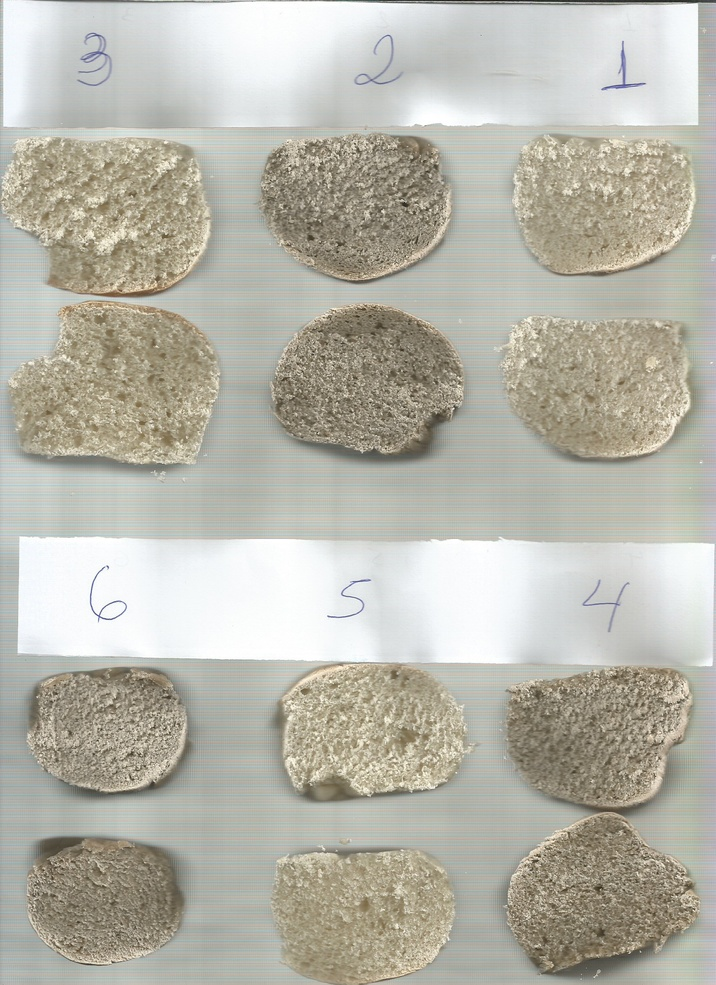
#> input picture models/aline_models/default-photos/aline_exp_img1.jpg, 716 x 985 px, shrunk from 1700 x 2338 before the run, found by its file name; its folder holds only this picture in this run
$ python auto.py
#> lines starting #> are read from the running program, lines starting #| are printed output that depends on the picture; after the words box and inside, x2 and y2 are one past the last pixel; in counts of white or black regions, pixels touching at a corner belong together
import os
import cv2
import matplotlib.pyplot as plt
import numpy as np
import csv

# Define the path to the models directory
models_path = './../models/aline_models/'

# Iterate over each experiment directory
for exp_dir in os.listdir(models_path):
    exp_path = os.path.join(models_path, exp_dir)

    # Check if it's a directory
    if os.path.isdir(exp_path):
        # Iterate over each image in the experiment directory
        for img_file in os.listdir(exp_path):
            img_path = os.path.join(exp_path, img_file)

            # Check if it's an image file
            if os.path.isfile(img_path) and img_file.lower().endswith(('.png', '.jpg', '.jpeg')):
                print(f"Processing image: {img_path}")

                # Read and prepare the image
                img = cv2.imread(img_path)
#> img is the input picture: shape (985, 716, 3); mean B, G, R 170.4, 181.5, 183
                gray = cv2.cvtColor(img, cv2.COLOR_BGR2GRAY)
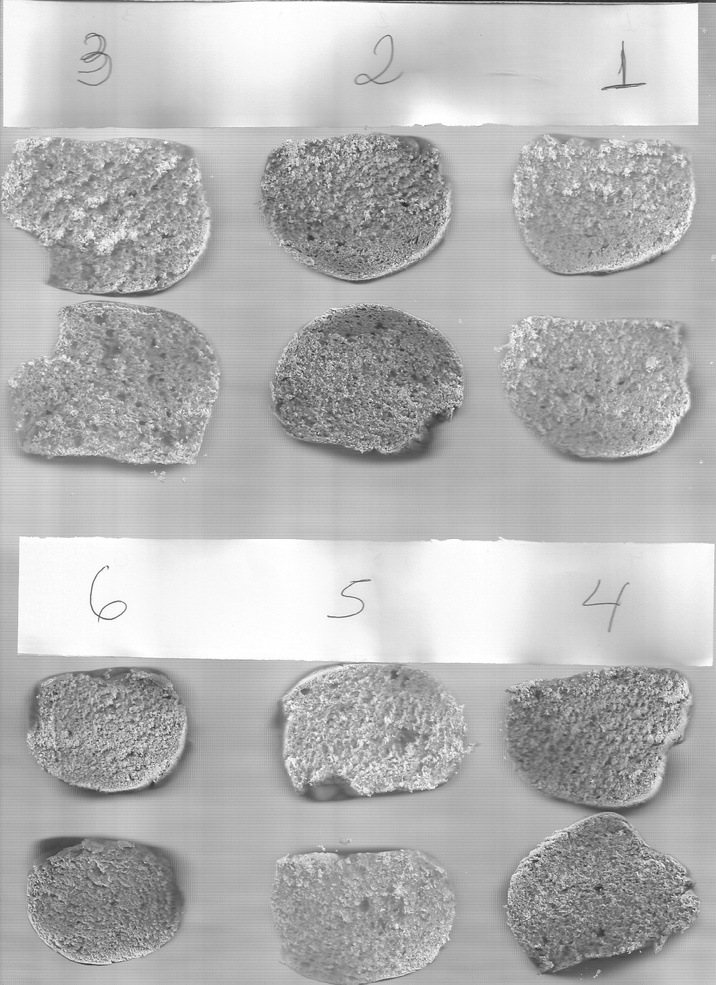
#> gray: shape (985, 716); min 26, max 255, mean 180.7
                blurred = cv2.GaussianBlur(gray, (7, 7), 0)

                # Apply adaptive thresholding
                mask = cv2.adaptiveThreshold(blurred,
                                              255,
                                              cv2.ADAPTIVE_THRESH_MEAN_C,
                                              cv2.THRESH_BINARY,
                                              31,
                                              10)
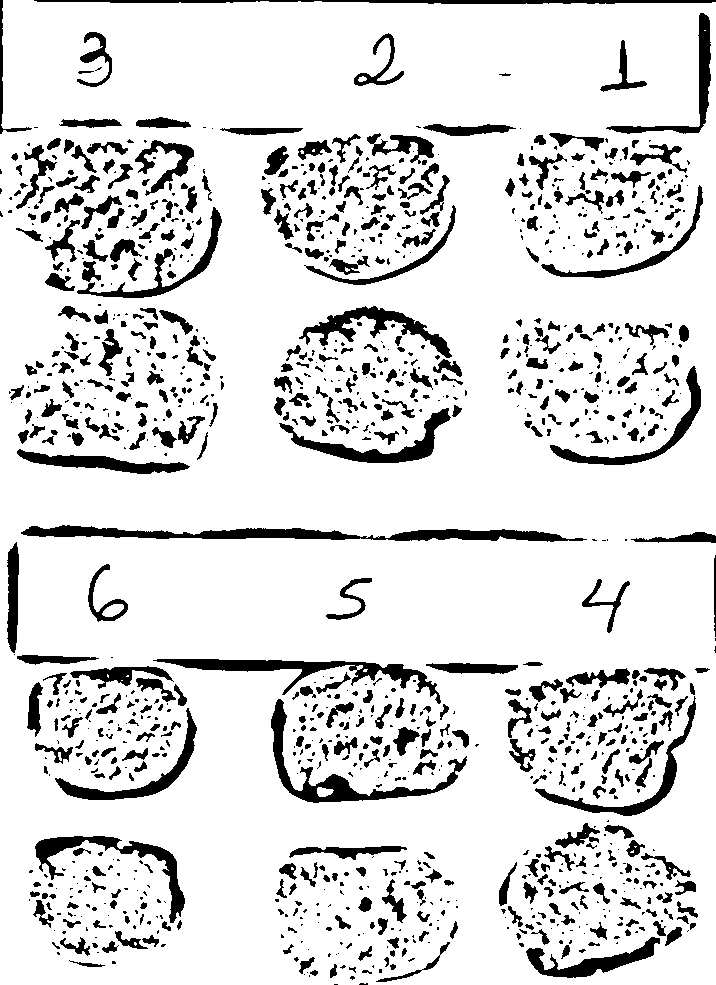
#> mask: shape (985, 716); 86.5% white; 1225 black regions (643 under 20 px), largest, box (x1, y1, x2, y2) and area: (21, 525, 587, 542) 4364, (153, 659, 441, 704) 2910, (271, 699, 467, 803) 2907

                # Plot results
                fig, ax = plt.subplots(1, 2, figsize=(12, 5))
                ax[0].imshow(cv2.cvtColor(img, cv2.COLOR_BGR2RGB))
                ax[1].imshow(cv2.cvtColor(mask, cv2.COLOR_BGR2RGB))
                plt.tight_layout()

                # Save the plotted image
                bin_image_path = os.path.join(exp_path, f'{img_file[:-4]}_bin.jpg')
                plt.savefig(bin_image_path, bbox_inches='tight', pad_inches=0)
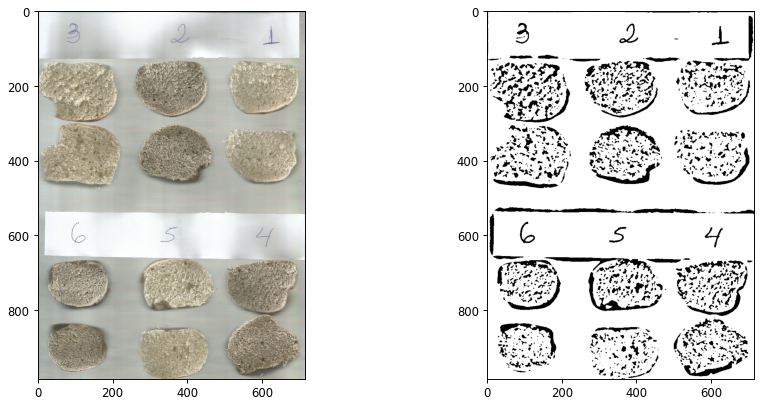
#> figure drawn by matplotlib, 2 panels

                #Define variable to receive the binary image
                img_bin = cv2.imread(bin_image_path)

                areas = []
                csv_file_path = os.path.join(exp_path, f'cluster_data_{img_file[:-4]}.csv')

                gray_bin = cv2.cvtColor(img_bin, cv2.COLOR_BGR2GRAY)
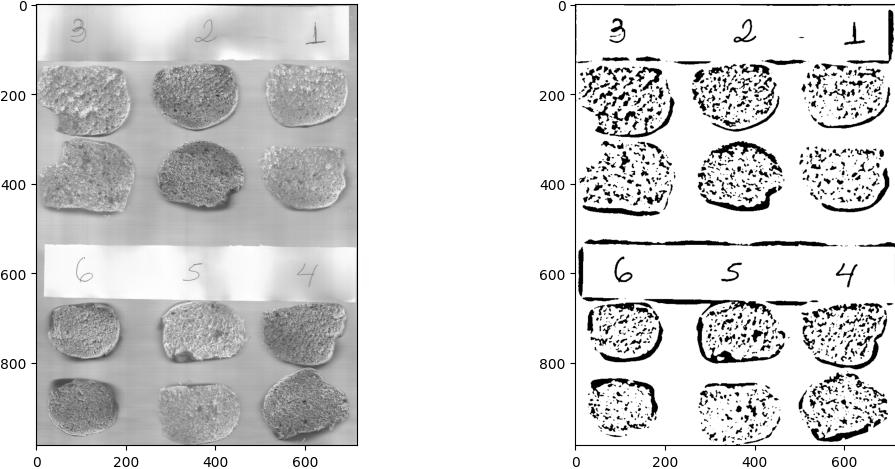
#> gray_bin: shape (469, 895); min 0, max 255, mean 215.5
                ret, thresh_bin = cv2.threshold(gray_bin, 127, 255, 1)
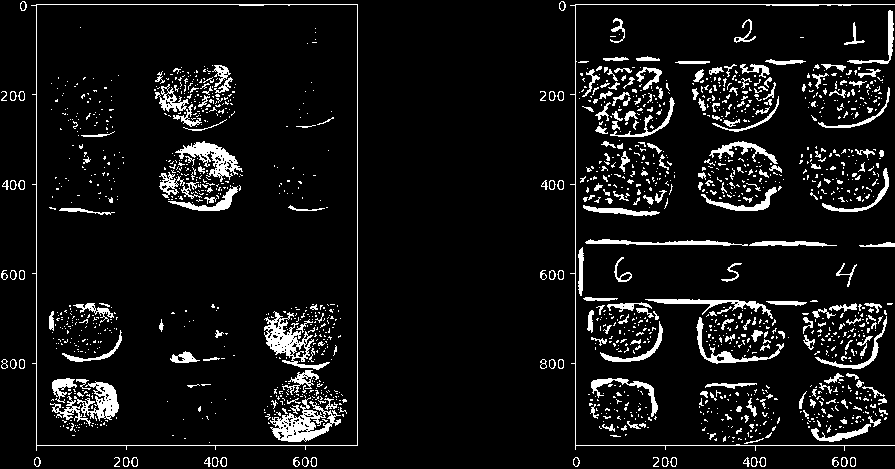
#> thresh_bin: shape (469, 895); 7.9% white; 1647 white regions (1391 under 20 px)
                contours_bin, _ = cv2.findContours(thresh_bin, 1, 2)
#> contours_bin = 1925 contours, 1706 with area under 20; largest, box (x1, y1, x2, y2) and area: (31, 4, 358, 451) 141570, (36, 4, 358, 446) 141532, (270, 397, 341, 442) 1432, (264, 311, 330, 370) 1166, (175, 141, 243, 182) 886
                counter = 0

                # Iterate over each contour in the binary image
                for cnt in contours_bin:
                    cv2.drawContours(img_bin, [cnt], 0, (0, 0, 255), 1)
                    counter += 1

                    # Calculate the area (number of pixels) for each contour
                    area = cv2.contourArea(cnt)
                    areas.append(area)
#> this loop made 1925 passes
#> area on passes 1, 2, 5: 21.5, 20, 37
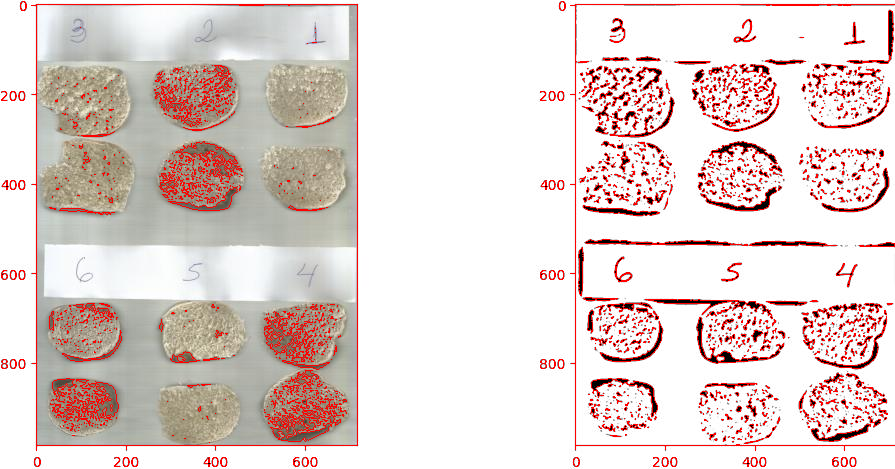
#> img_bin: shape (469, 895, 3); mean B, G, R 208.7, 212, 227.2
#> after the loop, areas = 1925 values, max 141569.5 at index 1920, min 0 at index 38, mean 159.3; counter = 1925

                areas.sort()

                with open(csv_file_path, 'w', newline='') as csv_file:
                    csv_writer = csv.writer(csv_file)
                    csv_writer.writerow([f'{exp_dir}_{img_file[:-4]}', 'Number of Total Clusters'])
                    csv_writer.writerow([counter])

                    for i, area in enumerate(areas, start=1):
                        csv_writer.writerow([f'Area of Cluster{i}', area])

                # Plot the binary image with contours
                plt.imshow(cv2.cvtColor(img_bin, cv2.COLOR_BGR2RGB))
                plt.axis('off')  # Turn off axis labels and ticks
                plt.tight_layout()

                # Save the binary image with contours
                bin_contours_image_path = os.path.join(exp_path, f'{img_file[:-4]}_bin_contours.jpg')
                plt.savefig(bin_contours_image_path, bbox_inches='tight', pad_inches=0)
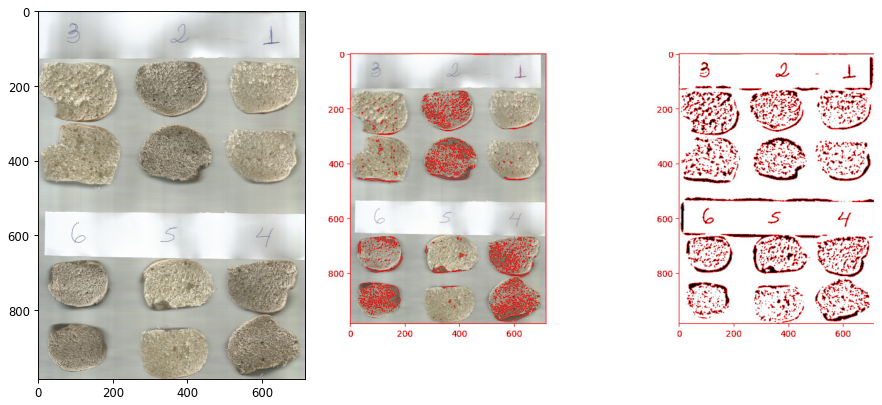
#> figure drawn by matplotlib, 2 panels
                plt.show()
#> pass 2 of the loop `for exp_dir in os.listdir(models_path):`:
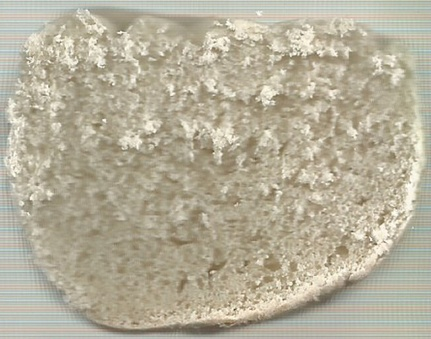
#> input picture models/aline_models/exp1/1_1.jpg, 431 x 339 px, shrunk from 1024 x 804 before the run, found by its file name
#> img is the input picture: shape (339, 431, 3); mean B, G, R 154.3, 174.6, 180.9
#> gray: shape (339, 431)
#> blurred: shape (339, 431)
#> mask: shape (339, 431); 78.2% white; 330 black regions (150 under 20 px), largest, box (x1, y1, x2, y2) and area: (70, 123, 431, 336) 4479, (88, 7, 249, 58) 1900, (65, 32, 134, 99) 1056
#> gray_bin: shape (454, 1169)
#> thresh_bin: shape (454, 1169); 11.4% white; 621 white regions (313 under 20 px)
#> contours_bin = 681 contours, 389 with area under 20; largest, box (x1, y1, x2, y2) and area: (32, 4, 579, 436) 230908, (36, 4, 579, 431) 230890, (717, 159, 1169, 426) 6334, (740, 13, 942, 77) 2802, (151, 353, 491, 425) 2366
#> the loop `for cnt in contours_bin:` made 681 passes
#> after the loop `for cnt in contours_bin:`:
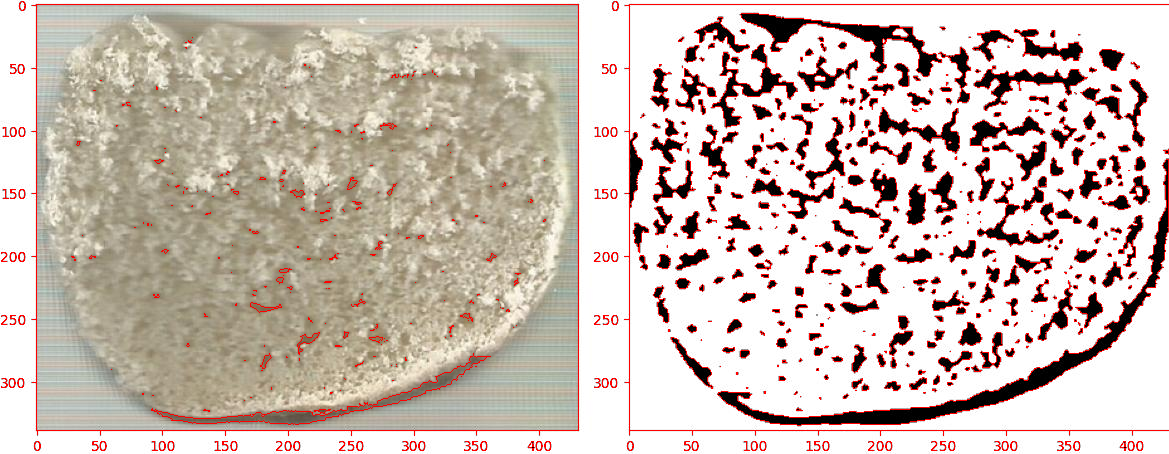
#> img_bin: shape (454, 1169, 3); mean B, G, R 182.1, 190.7, 204.7
#> after the loop `for cnt in contours_bin:`: areas = 681 values, max 230908 at index 676, min 0 at index 80, mean 751.4; counter = 681
#> `plt.savefig(bin_contours_image_path, bbox_inches='tight', pad_inches=0)`:
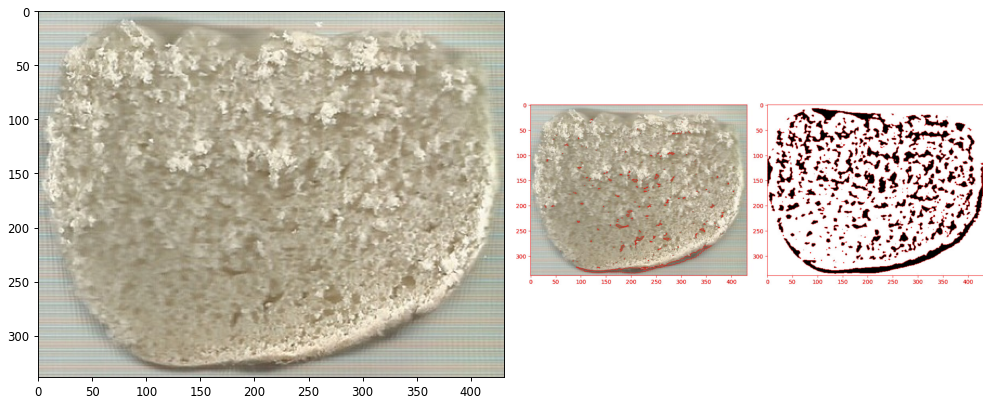
#> figure drawn by matplotlib, 2 panels
